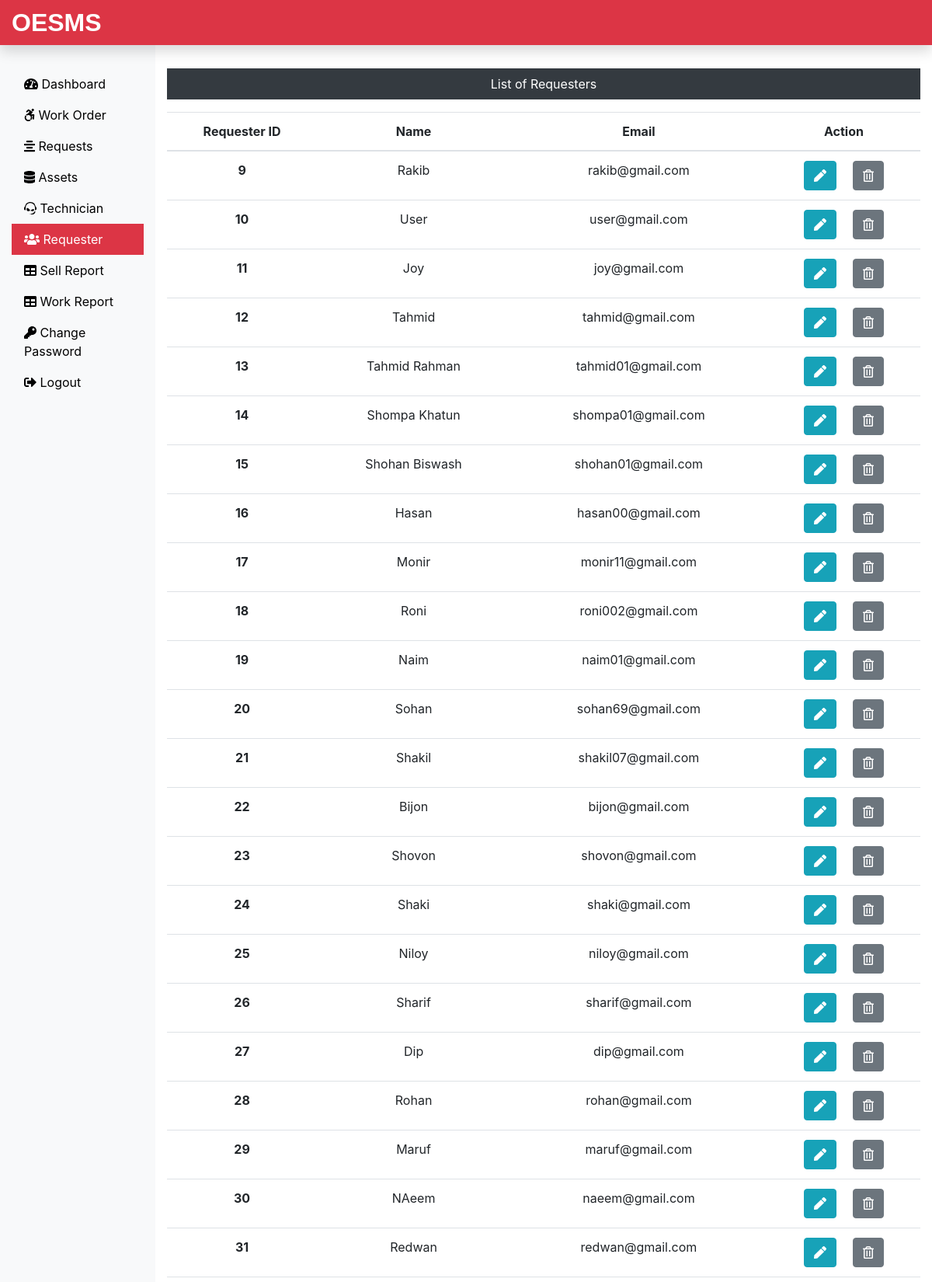
/Admin/requester.php (signed in, upper part), run on the app's committed database.
### tables this page shows
CREATE TABLE `requesterlogin_tb` (
  `r_login_id` int(11) NOT NULL,
  `r_name` varchar(60) NOT NULL,
  `r_email` varchar(60) NOT NULL,
  `r_password` varchar(60) NOT NULL
);

### Admin/requester.php (the view, shortened to what this page needs)
<?php
include('includes/header.php');
include('../dbConnection.php');
?>
<div class="col-sm-9 col-md-10 mt-5 text-center">
  <p class=" bg-dark text-white p-2">List of Requesters</p>
  <?php
    $sql = "SELECT * FROM requesterlogin_tb";
    $result = $conn->query($sql);
    if($result->num_rows > 0){
 echo '<table class="table">
  <thead>
   <tr>
    <th scope="col">Requester ID</th>
    <th scope="col">Name</th>
    <th scope="col">Email</th>
    <th scope="col">Action</th>
   </tr>
  </thead>
  <tbody>';
  while($row = $result->fetch_assoc()){
   echo '<tr>';
    echo '<th scope="row">'.$row["r_login_id"].'</th>';
    echo '<td>'. $row["r_name"].'</td>';
    echo '<td>'.$row["r_email"].'</td>';
    echo '<td><form action="#" method="POST" class="d-inline"> <input type="hidden" name="id" value='. $row["r_login_id"] .'><button type="submit" class="btn btn-info mr-3" name="view" value="View"><i class="fas fa-pen"></i></button></form>
    <form action="" method="POST" class="d-inline"><input type="hidden" name="id" value='. $row["r_login_id"] .'><button type="submit" class="btn btn-secondary" name="delete" value="Delete"><i class="far fa-trash-alt"></i></button></form></td>
   </tr>';
  }
 echo '</tbody>
 </table>';
} else {
  echo "0 Result";
}
?>
</div>
</div>
</div>
<?php
include('includes/footer.php');
?>

### data on the page
requesterlogin_tb: r_login_id "9", r_name "Rakib", r_email "rakib@gmail.com"
requesterlogin_tb: r_login_id "10", r_name "User", r_email "user@gmail.com"
requesterlogin_tb: r_login_id "11", r_name "Joy", r_email "joy@gmail.com"
requesterlogin_tb: r_login_id "12", r_name "Tahmid", r_email "tahmid@gmail.com"
requesterlogin_tb: r_login_id "13", r_name "Tahmid Rahman", r_email "tahmid01@gmail.com"
requesterlogin_tb: r_login_id "14", r_name "Shompa Khatun", r_email "shompa01@gmail.com"
requesterlogin_tb: r_login_id "15", r_name "Shohan Biswash", r_email "shohan01@gmail.com"
requesterlogin_tb: r_login_id "16", r_name "Hasan", r_email "hasan00@gmail.com"
requesterlogin_tb: r_login_id "17", r_name "Monir", r_email "monir11@gmail.com"
requesterlogin_tb: r_login_id "18", r_name "Roni", r_email "roni002@gmail.com"
requesterlogin_tb: r_login_id "19", r_name "Naim", r_email "naim01@gmail.com"
requesterlogin_tb: r_login_id "20", r_name "Sohan", r_email "sohan69@gmail.com"
requesterlogin_tb: r_login_id "21", r_name "Shakil", r_email "shakil07@gmail.com"
requesterlogin_tb: r_login_id "22", r_name "Bijon", r_email "bijon@gmail.com"
requesterlogin_tb: r_login_id "23", r_name "Shovon", r_email "shovon@gmail.com"
requesterlogin_tb: r_login_id "24", r_name "Shaki", r_email "shaki@gmail.com"
requesterlogin_tb: r_login_id "25", r_name "Niloy", r_email "niloy@gmail.com"
requesterlogin_tb: r_login_id "26", r_name "Sharif", r_email "sharif@gmail.com"
requesterlogin_tb: r_login_id "27", r_name "Dip", r_email "dip@gmail.com"
requesterlogin_tb: r_login_id "28", r_name "Rohan", r_email "rohan@gmail.com"
requesterlogin_tb: r_login_id "29", r_name "Maruf", r_email "maruf@gmail.com"
requesterlogin_tb: r_login_id "30", r_name "NAeem", r_email "naeem@gmail.com"
requesterlogin_tb: r_login_id "31", r_name "Redwan", r_email "redwan@gmail.com"
